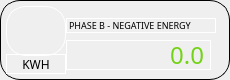
                    <widget class="QFrame" name="horizontalFrame_57">
                     <property name="minimumSize">
                      <size>
                       <width>230</width>
                       <height>80</height>
                      </size>
                     </property>
                     <property name="maximumSize">
                      <size>
                       <width>230</width>
                       <height>80</height>
                      </size>
                     </property>
                     <property name="styleSheet">
                      <string notr="true">border: 1px solid #000000;
border-radius: 20px;</string>
                     </property>
                     <layout class="QHBoxLayout" name="horizontalLayout_78">
                      <property name="spacing">
                       <number>0</number>
                      </property>
                      <property name="leftMargin">
                       <number>5</number>
                      </property>
                      <property name="topMargin">
                       <number>5</number>
                      </property>
                      <property name="rightMargin">
                       <number>5</number>
                      </property>
                      <property name="bottomMargin">
                       <number>5</number>
                      </property>
                      <item>
                       <layout class="QVBoxLayout" name="verticalLayout_125">
                        <property name="spacing">
                         <number>0</number>
                        </property>
                        <item>
                         <widget class="QLabel" name="label_170">
                          <property name="sizePolicy">
                           <sizepolicy hsizetype="Preferred" vsizetype="Preferred">
                            <horstretch>0</horstretch>
                            <verstretch>0</verstretch>
                           </sizepolicy>
                          </property>
                          <property name="minimumSize">
                           <size>
                            <width>60</width>
                            <height>50</height>
                           </size>
                          </property>
                          <property name="maximumSize">
                           <size>
                            <width>60</width>
                            <height>50</height>
                           </size>
                          </property>
                          <property name="styleSheet">
                           <string notr="true">border-color: rgb(255, 255, 255);
image: url(:/icons/battery.png);</string>
                          </property>
                          <property name="text">
                           <string/>
                          </property>
                         </widget>
                        </item>
                        <item>
                         <widget class="QLabel" name="label_171">
                          <property name="sizePolicy">
                           <sizepolicy hsizetype="Fixed" vsizetype="Fixed">
                            <horstretch>0</horstretch>
                            <verstretch>0</verstretch>
                           </sizepolicy>
                          </property>
                          <property name="minimumSize">
                           <size>
                            <width>60</width>
                            <height>20</height>
                           </size>
                          </property>
                          <property name="maximumSize">
                           <size>
                            <width>60</width>
                            <height>20</height>
                           </size>
                          </property>
                          <property name="font">
                           <font>
                            <family>Gilroy</family>
                           </font>
                          </property>
                          <property name="styleSheet">
                           <string notr="true">border-color: rgb(255, 255, 255);</string>
                          </property>
                          <property name="text">
                           <string>KWH</string>
                          </property>
                          <property name="alignment">
                           <set>Qt::AlignCenter</set>
                          </property>
                         </widget>
                        </item>
                       </layout>
                      </item>
                      <item>
                       <layout class="QVBoxLayout" name="verticalLayout_126">
                        <property name="spacing">
                         <number>5</number>
                        </property>
                        <property name="topMargin">
                         <number>10</number>
                        </property>
                        <property name="rightMargin">
                         <number>10</number>
                        </property>
                        <item>
                         <widget class="QLabel" name="label_172">
                          <property name="sizePolicy">
                           <sizepolicy hsizetype="Fixed" vsizetype="Fixed">
                            <horstretch>0</horstretch>
                            <verstretch>0</verstretch>
                           </sizepolicy>
                          </property>
                          <property name="minimumSize">
                           <size>
                            <width>150</width>
                            <height>15</height>
                           </size>
                          </property>
                          <property name="maximumSize">
                           <size>
                            <width>150</width>
                            <height>15</height>
                           </size>
                          </property>
                          <property name="font">
                           <font>
                            <family>Gilroy</family>
                            <pointsize>7</pointsize>
                           </font>
                          </property>
                          <property name="styleSheet">
                           <string notr="true">border-color: rgb(255, 255, 255);</string>
                          </property>
                          <property name="text">
                           <string>PHASE B - NEGATIVE ENERGY</string>
                          </property>
                         </widget>
                        </item>
                        <item>
                         <widget class="QLabel" name="ne_b_1">
                          <property name="sizePolicy">
                           <sizepolicy hsizetype="Fixed" vsizetype="Fixed">
                            <horstretch>0</horstretch>
                            <verstretch>0</verstretch>
                           </sizepolicy>
                          </property>
                          <property name="minimumSize">
                           <size>
                            <width>145</width>
                            <height>30</height>
                           </size>
                          </property>
                          <property name="maximumSize">
                           <size>
                            <width>145</width>
                            <height>30</height>
                           </size>
                          </property>
                          <property name="font">
                           <font>
                            <family>Gilroy</family>
                            <pointsize>18</pointsize>
                           </font>
                          </property>
                          <property name="styleSheet">
                           <string notr="true">color: rgb(115, 210, 22);
border-color: rgb(255, 255, 255);</string>
                          </property>
                          <property name="text">
                           <string>0.0</string>
                          </property>
                          <property name="alignment">
                           <set>Qt::AlignRight|Qt::AlignTrailing|Qt::AlignVCenter</set>
                          </property>
                         </widget>
                        </item>
                       </layout>
                      </item>
                     </layout>
                    </widget>
